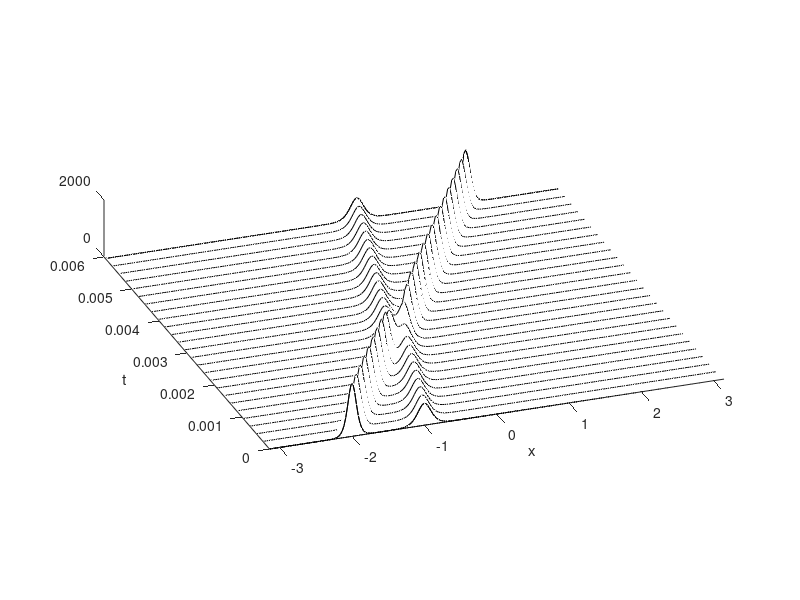

MATLAB code to generate this figure:
% p27.m - Solve KdV eq. u_t + uu_x + u_xxx = 0 on [-pi,pi] by
%         FFT with integrating factor v = exp(-ik^3t)*u-hat.

% Set up grid and two-soliton initial data:
N = 256; dt = .4/N^2; x = (2*pi/N)*(-N/2:N/2-1)';
A = 25; B = 16; clf, drawnow;
u = 3*A^2*sech(.5*(A*(x+2))).^2 + 3*B^2*sech(.5*(B*(x+1))).^2;
v = fft(u); k = [0:N/2-1 0 -N/2+1:-1]'; ik3 = 1i*k.^3;

% Solve PDE and plot results:
tmax = 0.006; nplt = floor((tmax/25)/dt); nmax = round(tmax/dt);
udata = u; tdata = 0; h = waitbar(0,'please wait...');
for n = 1:nmax
  t = n*dt; g = -.5i*dt*k;
  E = exp(dt*ik3/2); E2 = E.^2;
  a = g.*fft(real( ifft(     v    ) ).^2);
  b = g.*fft(real( ifft(E.*(v+a/2)) ).^2);     % 4th-order
  c = g.*fft(real( ifft(E.*v + b/2) ).^2);     % Runge-Kutta
  d = g.*fft(real( ifft(E2.*v+E.*c) ).^2);
  v = E2.*v + (E2.*a + 2*E.*(b+c) + d)/6;
  if mod(n,nplt) == 0
    u = real(ifft(v)); waitbar(n/nmax)
    udata = [udata u]; tdata = [tdata t];
  end
end
waterfall(x,tdata,udata'), colormap(1e-6*[1 1 1]); view(-20,25)
xlabel x, ylabel t, axis([-pi pi 0 tmax 0 2000]), grid off
set(gca,'ztick',[0 2000]), close(h), pbaspect([1 1 .13])
